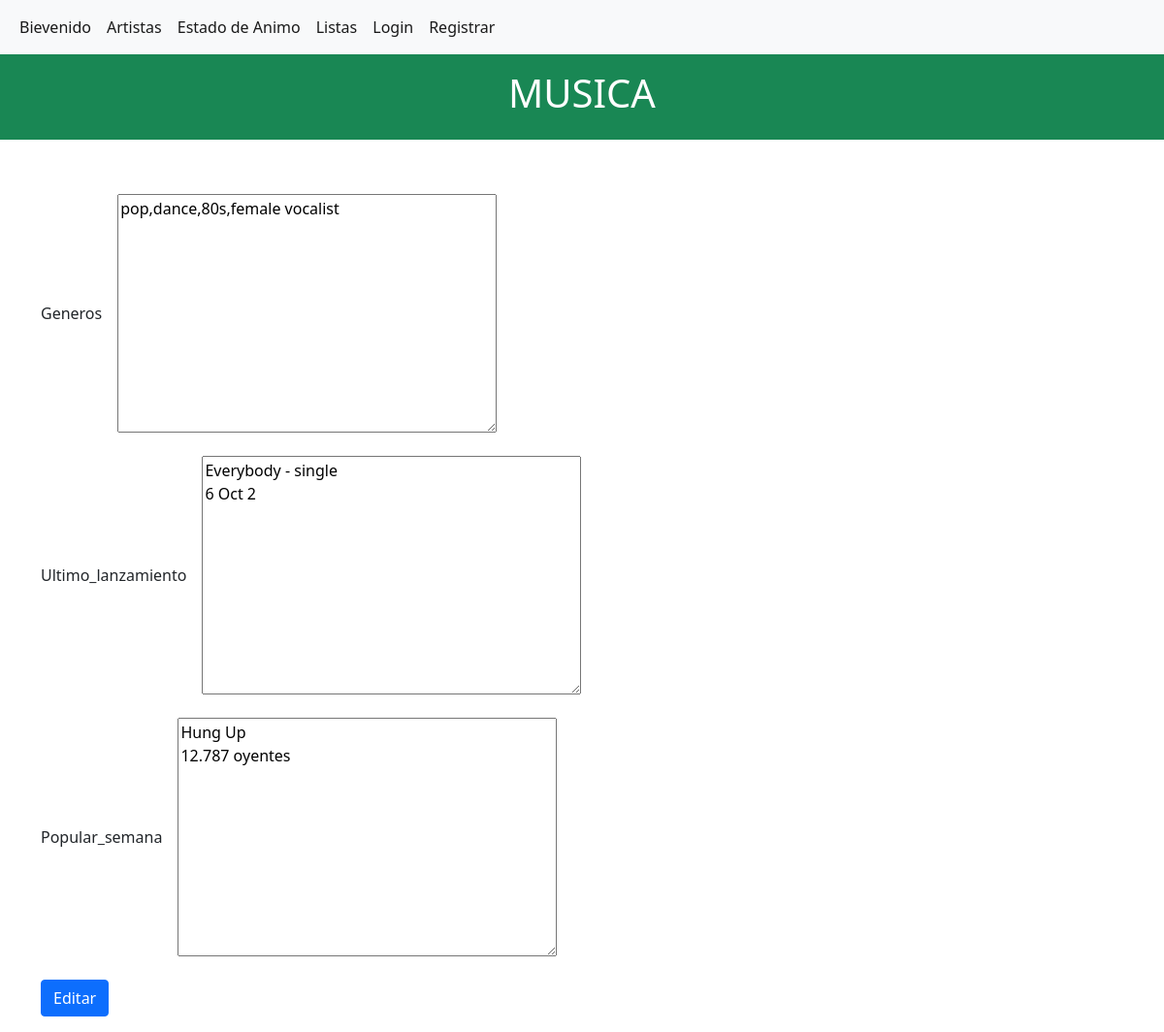
Screenshot of /musica/artista/1/editar/ with the database file from the repository.
### musica/models.py (models this page shows, shortened)
class Artista(models.Model):
    Nombre = models.CharField(max_length=20)
    Descripcion = models.TextField(max_length=1000)
    Generos = models.TextField(max_length=30)
    Ultimo_lanzamiento = models.TextField(max_length=30)
    Popular_semana = models.TextField(max_length=30)

### musica/views.py (the view)
class artistaPageUpdate(UpdateView):
    template_name = 'artista_editar.html'
    model = Artista
    fields = ['Generos', 'Ultimo_lanzamiento', 'Popular_semana']

### musica/templates/artista_editar.html (shortened to what this page needs)
{% extends 'base.html' %}{% block content%}
<div class="p-3 mb-2 bg-success text-white">
    <h1><center> MUSICA </center></h1>
</div>
<form action="" method="post" class="container" >{% csrf_token %}
   <br>
   <div class="row g-3 align-items-center">
        <div class="col-auto">
            <label for="Generos "> Generos </label>
        </div>
        <div class="col-auto">
        {{ form.Generos }}
        </div>
    </div>
    <br>
   <div class="row g-3 align-items-center">
        <div class="col-auto">
            <label for="Ultimo_lanzamiento "> Ultimo_lanzamiento </label>
        </div>
        <div class="col-auto">
        {{ form.Ultimo_lanzamiento }}
        </div>
    </div>
    <br>
    <div class="row g-3 align-items-center">
        <div class="col-auto">
            <label for="Popular_semana "> Popular_semana </label>
        </div>
        <div class="col-auto">
        {{ form.Popular_semana }}
        </div>
    </div>
    <br>
    <input class="btn btn-primary btn-xs" type="submit" value="Editar" />
</form>
{% endblock content %}

### rows the page displays
Artista: Generos "pop,dance,80s,female vocalist", Ultimo_lanzamiento "Everybody - single 6 Oct 2", Popular_semana "Hung Up 12.787 oyentes"
